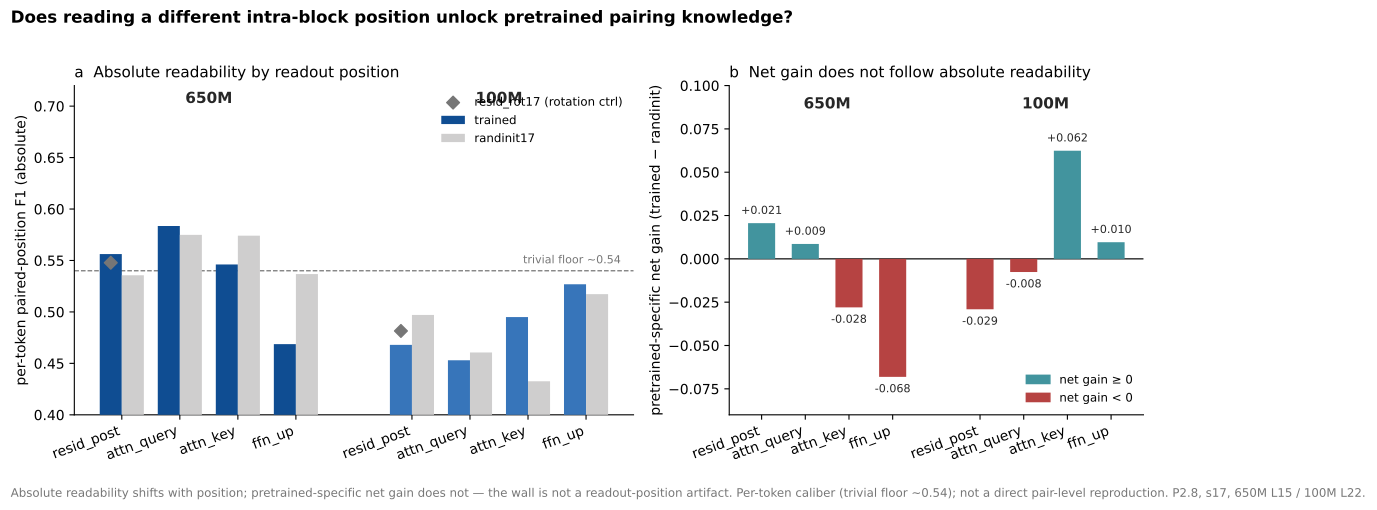

Python code for this plot:
#!/usr/bin/env /usr/bin/python3
# Fig.4b — Readout-position panel (Q5, P2.8 data).
# Question: Does reading a different intra-block position unlock pretrained pairing knowledge?
# Answer: Absolute readability shifts with position; pretrained-specific net gain does not —
#         the wall is not a readout-position artifact.
# Input SHA-256 (verified at runtime):
# 650M_summary.json: a7e6b904eec5fb4b5d39a4e294516fd41a4babc3d009168c91c054b465a83700
# 100M_summary.json: 1005fc34c328ec27709c6f74288fc59817d08517bd90d06405cde10a7ce21293
# 650M_randinit17_summary.json: ef08293d829a2c7aa2c6d21136508438391d75e556d911c8ebb473a3f8d19ccd
# 100M_randinit17_summary.json: 07bde572e70e508c9f696ac7413d8f74aa7c062026fa1e23a9b307bbb3837b36
# Caliber: per-token paired-position F1 (non-saturated), linear heads trained to convergence;
#          trivial floor ~0.54; NOT a direct pair-level reproduction of the ~0.64 wall.

import hashlib
import json
from pathlib import Path

import matplotlib.pyplot as plt
import numpy as np

OUT = Path("/Users/liucunyu/Documents/课题idea 数据 结论/浙江大学/RNA 相关模型/RNA_LM_迁移学习机理研究/figs_v6")
P2_8 = Path("/Users/liucunyu/Documents/课题idea 数据 结论/浙江大学/RNA 相关模型/RNA_LM_迁移学习机理研究/补证_P2_20261125/results/P2_8")
INPUTS = {
    "650M": (P2_8 / "650M_summary.json", "a7e6b904eec5fb4b5d39a4e294516fd41a4babc3d009168c91c054b465a83700"),
    "100M": (P2_8 / "100M_summary.json", "1005fc34c328ec27709c6f74288fc59817d08517bd90d06405cde10a7ce21293"),
    "650M_ri": (P2_8 / "650M_randinit17_summary.json", "ef08293d829a2c7aa2c6d21136508438391d75e556d911c8ebb473a3f8d19ccd"),
    "100M_ri": (P2_8 / "100M_randinit17_summary.json", "07bde572e70e508c9f696ac7413d8f74aa7c062026fa1e23a9b307bbb3837b36"),
}
BLUE = "#0F4D92"
BLUE2 = "#3775BA"
GREEN = "#42949E"
RED = "#B64342"
GREY = "#767676"
LIGHT = "#CFCECE"
DARK = "#272727"

POSITIONS = ["resid_post", "attn_query", "attn_key", "ffn_up"]
POS_LABEL = {"resid_post": "resid_post", "attn_query": "attn_query",
             "attn_key": "attn_key", "ffn_up": "ffn_up"}


def load_inputs():
    loaded = {}
    for key, (path, expected) in INPUTS.items():
        digest = hashlib.sha256(path.read_bytes()).hexdigest()
        if digest != expected:
            raise ValueError(f"SHA-256 mismatch for {path}: {digest}")
        loaded[key] = json.loads(path.read_text())
    return loaded


def main():
    d = load_inputs()
    scales = ["650M", "100M"]
    # absolute F1 and net gain tables
    abs_tr = {s: [d[s]["positions"][p]["f1"] for p in POSITIONS] for s in scales}
    abs_ri = {s: [d[s + "_ri"]["positions"][p]["f1"] for p in POSITIONS] for s in scales}
    net = {s: [round(abs_tr[s][i] - abs_ri[s][i], 4) for i in range(len(POSITIONS))] for s in scales}
    rot = {s: d[s]["positions"]["resid_rot17"]["f1"] for s in scales}

    # cross-check against contract reference values (3rd verification)
    ref_net = {"650M": [0.0206, 0.0086, -0.0280, -0.0681],
               "100M": [-0.0291, -0.0076, 0.0624, 0.0096]}
    for s in scales:
        for i, p in enumerate(POSITIONS):
            assert abs(net[s][i] - ref_net[s][i]) < 5e-5, (s, p, net[s][i], ref_net[s][i])
    assert abs(rot["650M"] - 0.5478) < 1e-9 and abs(rot["100M"] - 0.4815) < 1e-9

    plt.rcParams.update({"font.family": "DejaVu Sans", "font.size": 10,
                         "axes.spines.top": False, "axes.spines.right": False})
    fig, (axa, axb) = plt.subplots(1, 2, figsize=(11.6, 4.6),
                                   gridspec_kw={"width_ratios": [1.35, 1.0]})

    # ---- panel a: absolute position F1, trained vs randinit grey ----
    npos = len(POSITIONS)
    group_gap = 1.0
    bar_w = 0.38
    xticks, xlabels = [], []
    for gi, s in enumerate(scales):
        base = gi * (npos + group_gap)
        x = np.arange(npos) + base
        axa.bar(x - bar_w / 2, abs_tr[s], bar_w, color=BLUE if s == "650M" else BLUE2,
                label="trained" if gi == 0 else None, zorder=3)
        axa.bar(x + bar_w / 2, abs_ri[s], bar_w, color=LIGHT,
                label="randinit17" if gi == 0 else None, zorder=3)
        # rotation control marker on resid_post
        axa.scatter([base - bar_w / 2], [rot[s]], marker="D", s=42, color=GREY,
                    zorder=5, label="resid_rot17 (rotation ctrl)" if gi == 0 else None)
        for i, p in enumerate(POSITIONS):
            xticks.append(base + i)
            xlabels.append(POS_LABEL[p])
        axa.text(base + (npos - 1) / 2, 0.70, s, ha="center", va="bottom",
                 fontsize=11, fontweight="bold", color=DARK)
    axa.axhline(0.54, color=GREY, lw=0.9, ls="--", zorder=1)
    axa.text(npos + group_gap + npos - 0.4, 0.545, "trivial floor ~0.54",
             ha="right", va="bottom", fontsize=8, color=GREY)
    axa.set_xticks(xticks)
    axa.set_xticklabels(xlabels, rotation=20, ha="right")
    axa.set_ylim(0.40, 0.72)
    axa.set_ylabel("per-token paired-position F1 (absolute)")
    axa.set_title("a  Absolute readability by readout position", loc="left", fontsize=11)
    axa.legend(frameon=False, loc="upper right", fontsize=8.5)

    # ---- panel b: pretrained-specific net gain (trained - randinit) ----
    xticks_b, xlabels_b = [], []
    for gi, s in enumerate(scales):
        base = gi * (npos + group_gap)
        x = np.arange(npos) + base
        colors = [GREEN if v >= 0 else RED for v in net[s]]
        axb.bar(x, net[s], 0.62, color=colors, zorder=3)
        for xi, v in zip(x, net[s]):
            axb.text(xi, v + (0.004 if v >= 0 else -0.004), f"{v:+.3f}",
                     ha="center", va="bottom" if v >= 0 else "top", fontsize=8, color=DARK)
        for i, p in enumerate(POSITIONS):
            xticks_b.append(base + i)
            xlabels_b.append(POS_LABEL[p])
        axb.text(base + (npos - 1) / 2, 0.085, s, ha="center", va="bottom",
                 fontsize=11, fontweight="bold", color=DARK)
    axb.axhline(0, color=DARK, lw=1.0, zorder=2)
    axb.set_xticks(xticks_b)
    axb.set_xticklabels(xlabels_b, rotation=20, ha="right")
    axb.set_ylim(-0.09, 0.10)
    axb.set_ylabel("pretrained-specific net gain (trained − randinit)")
    axb.set_title("b  Net gain does not follow absolute readability", loc="left", fontsize=11)
    from matplotlib.patches import Patch
    axb.legend(handles=[Patch(color=GREEN, label="net gain ≥ 0"),
                        Patch(color=RED, label="net gain < 0")],
               frameon=False, loc="lower right", fontsize=8.5)

    fig.suptitle("Does reading a different intra-block position unlock pretrained pairing knowledge?",
                 fontsize=12, fontweight="bold", x=0.01, ha="left", y=1.02)
    fig.text(0.01, -0.04,
             "Absolute readability shifts with position; pretrained-specific net gain does not — the wall is not a readout-position artifact. "
             "Per-token caliber (trivial floor ~0.54); not a direct pair-level reproduction. P2.8, s17, 650M L15 / 100M L22.",
             fontsize=8.5, color=GREY, ha="left")
    fig.tight_layout()
    fig.savefig(OUT / "fig4b_readout_positions.png", dpi=300, bbox_inches="tight")
    fig.savefig(OUT / "fig4b_readout_positions.pdf", bbox_inches="tight")
    plt.close(fig)
    print("FIG4B_OK")
    print(json.dumps({"abs_trained": abs_tr, "abs_randinit": abs_ri,
                      "net_gain": net, "resid_rot17": rot}, indent=2))


if __name__ == "__main__":
    main()
